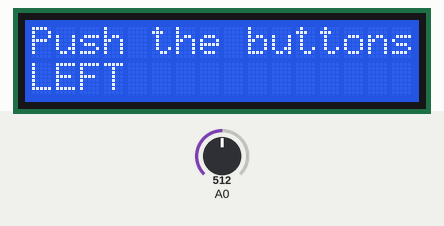
This sketch was run on a simulated Arduino Uno, built with avr-gcc and run on an emulated ATmega328P. Parts: 16×2 character LCD. The inputs (shaded band) are chosen by the test bench; at power-on: A0 = 512.

Above: at 1.2 s.
1.3 s: A0 set to 398
2.8 s: A0 set to 361
At 2.95 s:
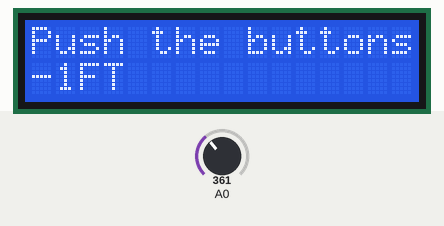
5.2 s: A0 set to 565
At 5.8 s:
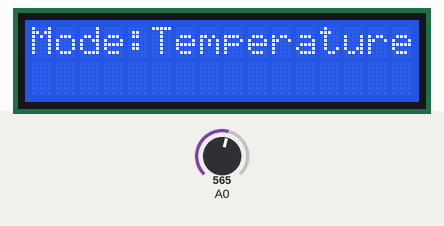
8.2 s: A0 set to 538
At 8.5 s:
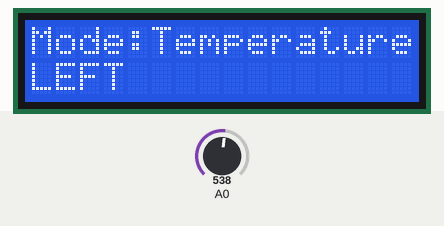
9.7 s: A0 set to 716
At 10.4 s:
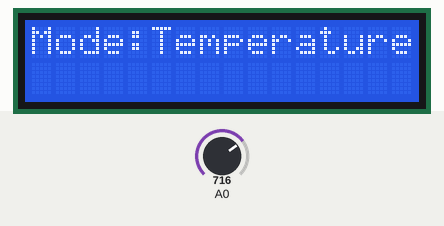
12.7 s: A0 set to 40
At 13.4 s:
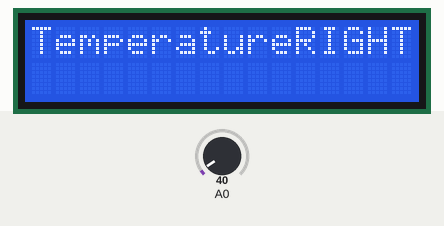
Timing chart, 0 to 15.2 s (numbered marks = the images above; inputs shaded):
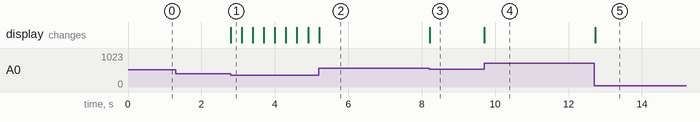

The sketch:

lcd.ino
```cpp
//Sample using LiquidCrystal library
#include <LiquidCrystal.h>
/*******************************************************
This program will test the LCD panel and the buttons
Mark Bramwell, July 2010
********************************************************/
// select the pins used on the LCD panel
LiquidCrystal lcd(8, 9, 4, 5, 6, 7);
// define some values used by the panel and buttons
int lcd_key = 0;
int adc_key_in = 0;
#define btnRIGHT 0
#define btnUP 1
#define btnDOWN 2
#define btnLEFT 3
#define btnSELECT 4
#define btnNONE 5
int count=0;
// read the buttons
int read_LCD_buttons()
{
adc_key_in = analogRead(0); // read the value from the sensor
// my buttons when read are centered at these valies: 0, 144, 329, 504, 741
// we add approx 50 to those values and check to see if we are close
if (adc_key_in > 1000) return btnNONE; // We make this the 1st option for speed reasons since it will be the most likely result
if (adc_key_in < 50) return btnRIGHT;
if (adc_key_in < 195) return btnUP;
if (adc_key_in < 380) return btnDOWN;
if (adc_key_in < 555) return btnLEFT;
if (adc_key_in < 790) return btnSELECT;
return btnNONE; // when all others fail, return this...
}
void setup()
{
lcd.begin(16, 2); // start the library
lcd.setCursor(0,0);
lcd.print("Push the buttons"); // print a simple message
}
void loop()
{
lcd.setCursor(9,1); // move cursor to second line "1" and 9 spaces over
//lcd.print(millis()/1000); // display seconds elapsed since power-up
lcd.setCursor(0,1); // move to the begining of the second line
lcd_key = read_LCD_buttons(); // read the buttons

 // move to the begining of the second line
lcd_key = read_LCD_buttons(); // read the buttons
switch (lcd_key) // depending on which button was pushed, we perform an action
{
 case btnRIGHT:
 {
 lcd.setCursor(0,0);
 lcd.print("Temperature");
 lcd.print("RIGHT ");
 break;
 }
 case btnLEFT:
 {
 lcd.print("LEFT ");
 break;
 }
 case btnUP:
 {
 count=count+1;
 lcd.setCursor(0,1);
 lcd.print(count);
 break;
 }
 case btnDOWN:
 {
 count=count-1;
  lcd.setCursor(0,1);
 lcd.print(count);
 //lcd.print("DOWN ");
 break;
 }
 case btnSELECT:
 {
 lcd.clear();
 lcd.setCursor(0,0);
 lcd.print("Mode:Temperature");
 break;
 }
 //case btnNONE:
 //{
 //lcd.print("NONE ");
 //break;
// }
}
void button_value();
{
 lcd.setCursor(0,1); // move cursor to second line "1" and 9 spaces over


}

}
```

Measured:
- the behaviour switches between 380 and 379 on A0 (found by bisection; images 0 and 1)
- the behaviour switches between 555 and 554 on A0 (found by bisection; images 2 and 3)
- after the input at 1.3 s, every drawn part: stays the same
- after the input at 2.8 s, the display: changes at once (image 1)
- after the input at 5.2 s, the display: changes at once (image 2)
- after the input at 8.2 s, the display: changes at once (image 3)
- after the input at 9.7 s, the display: changes at once (image 4)
- after the input at 12.7 s, the display: changes at once (image 5)
